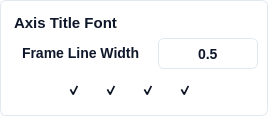
               <widget class="QFrame" name="verticalFrame_3">
                <property name="styleSheet">
                 <string notr="true">background: #FFFFFF;
border: 1px solid #E2E8F0; /* slate/200 */
border-radius: 6px;</string>
                </property>
                <layout class="QVBoxLayout" name="verticalLayout_10">
                 <property name="leftMargin">
                  <number>9</number>
                 </property>
                 <property name="topMargin">
                  <number>9</number>
                 </property>
                 <property name="rightMargin">
                  <number>9</number>
                 </property>
                 <property name="bottomMargin">
                  <number>9</number>
                 </property>
                 <item>
                  <widget class="QLabel" name="label_41">
                   <property name="styleSheet">
                    <string notr="true"> 	border: none;
	color: #0F172A;  /* Text color */
    font-family: 'Segoe UI', sans-serif;  /* Font family */
    font-style: normal;  /* Font style */
    font-weight: 500;  /* Font weight */
    font-size: 15px;  /* Font size */
    line-height: 24px;  /* Line height */
    padding-top: 4px;  /* Padding */</string>
                   </property>
                   <property name="text">
                    <string>&lt;html&gt;&lt;head/&gt;&lt;body&gt;&lt;p&gt;Axis Title Font&lt;/p&gt;&lt;/body&gt;&lt;/html&gt;</string>
                   </property>
                  </widget>
                 </item>
                 <item>
                  <layout class="QHBoxLayout" name="horizontalLayout_50" stretch="0,1">
                   <property name="leftMargin">
                    <number>0</number>
                   </property>
                   <property name="topMargin">
                    <number>0</number>
                   </property>
                   <property name="rightMargin">
                    <number>0</number>
                   </property>
                   <property name="bottomMargin">
                    <number>0</number>
                   </property>
                   <item>
                    <widget class="QLabel" name="label_67">
                     <property name="styleSheet">
                      <string notr="true"> 	border: none;
	color: #0F172A;  /* Text color */
    font-family: 'Segoe UI', sans-serif;  /* Font family */
    font-style: normal;  /* Font style */
    font-weight: 500;  /* Font weight */
    font-size: 14px;  /* Font size */
    line-height: 24px;  /* Line height */
    padding: 4px 8px;  /* Padding */</string>
                     </property>
                     <property name="text">
                      <string>&lt;html&gt;&lt;head/&gt;&lt;body&gt;&lt;p&gt;Frame Line Width&lt;/p&gt;&lt;/body&gt;&lt;/html&gt;</string>
                     </property>
                    </widget>
                   </item>
                   <item>
                    <widget class="QDoubleSpinBox" name="qt_spinbox_frame_width">
                     <property name="sizePolicy">
                      <sizepolicy hsizetype="Minimum" vsizetype="Fixed">
                       <horstretch>0</horstretch>
                       <verstretch>0</verstretch>
                      </sizepolicy>
                     </property>
                     <property name="minimumSize">
                      <size>
                       <width>100</width>
                       <height>31</height>
                      </size>
                     </property>
                     <property name="maximumSize">
                      <size>
                       <width>250</width>
                       <height>31</height>
                      </size>
                     </property>
                     <property name="toolTip">
                      <string>&lt;html&gt;&lt;head/&gt;&lt;body&gt;&lt;p&gt;Axis Label Font Size&lt;/p&gt;&lt;/body&gt;&lt;/html&gt;</string>
                     </property>
                     <property name="styleSheet">
                      <string notr="true">QDoubleSpinBox {
	background: #FFFFFF;
	border: 1px solid #E2E8F0; /* slate/200 */
	border-radius: 6px;
	color: #0F172A;  /* Text color */
    font-family: 'Segoe UI', sans-serif;  /* Font family */
    font-style: normal;  /* Font style */
    font-weight: 500;  /* Font weight */
    font-size: 14px;  /* Font size */
}

QDoubleSpinBox:focus {
}

QDoubleSpinBox:disabled {
}

QDoubleSpinBox::up-button {
	background: #FFFFFF;
	border: none; 
	subcontrol-position: center right;
	padding-right: 10px;
}

QDoubleSpinBox::down-button {
	background: #FFFFFF;
	border: none;
	subcontrol-position: center left;
	padding-left: 10px;
}

QDoubleSpinBox::up-arrow {
	image: url(:/ui/qt/resources/buttons/add_icon.png);
	width: 20px;
    height: 20px;
}

QDoubleSpinBox::down-arrow {	
	image: url(:/ui/qt/resources/buttons/substract_icon.png);
	width: 20px;
    height: 20px;
}

QDoubleSpinBox::up-arrow:disabled, QSpinBox::up-arrow:off {
}

QDoubleSpinBox::down-arrow:disabled, QSpinBox::down-arrow:off {
}</string>
                     </property>
                     <property name="alignment">
                      <set>Qt::AlignCenter</set>
                     </property>
                     <property name="decimals">
                      <number>1</number>
                     </property>
                     <property name="minimum">
                      <double>0.100000000000000</double>
                     </property>
                     <property name="maximum">
                      <double>10.000000000000000</double>
                     </property>
                     <property name="singleStep">
                      <double>0.100000000000000</double>
                     </property>
                     <property name="value">
                      <double>0.500000000000000</double>
                     </property>
                    </widget>
                   </item>
                  </layout>
                 </item>
                 <item>
                  <layout class="QHBoxLayout" name="horizontalLayout_71" stretch="0,0,0,0,0,0">
                   <property name="leftMargin">
                    <number>0</number>
                   </property>
                   <property name="topMargin">
                    <number>0</number>
                   </property>
                   <property name="rightMargin">
                    <number>0</number>
                   </property>
                   <property name="bottomMargin">
                    <number>0</number>
                   </property>
                   <item>
                    <spacer name="horizontalSpacer_7">
                     <property name="orientation">
                      <enum>Qt::Horizontal</enum>
                     </property>
                     <property name="sizeHint" stdset="0">
                      <size>
                       <width>40</width>
                       <height>20</height>
                      </size>
                     </property>
                    </spacer>
                   </item>
                   <item>
                    <widget class="QCheckBox" name="qt_checkbox_frame_top_visibility">
                     <property name="sizePolicy">
                      <sizepolicy hsizetype="Expanding" vsizetype="Expanding">
                       <horstretch>0</horstretch>
                       <verstretch>0</verstretch>
                      </sizepolicy>
                     </property>
                     <property name="minimumSize">
                      <size>
                       <width>31</width>
                       <height>31</height>
                      </size>
                     </property>
                     <property name="maximumSize">
                      <size>
                       <width>31</width>
                       <height>31</height>
                      </size>
                     </property>
                     <property name="styleSheet">
                      <string notr="true">/* Default State */
QCheckBox {
    border: none;    
	background: transparent;  /* Ghost button with no background */
    color: #0F172A;  /* Text color */
    border-radius: 6px;  /* Rounded corners */
    font-family: 'Segoe UI', sans-serif;  /* Font family */
    font-style: normal;  /* Font style */
    font-weight: 500;  /* Font weight */
    font-size: 14px;  /* Font size */
    line-height: 24px;  /* Line height */
	padding: 4px;	
}

QCheckBox:hover {
    /* Your styles for hover state */
	 background: #F1F5F9;  /* slate/100 */

}

QCheckBox:pressed {
    /* Your styles for pressed state */
	background: #DEE8F2;  /* Pressed background color */

}

QCheckBox::indicator:checked {
	image: url(:/ui/qt/resources/checkbox/top_frame_checked_icon.png);  /* Your styles for checked state */
}

QCheckBox::indicator:unchecked {
    image: url(:/ui/qt/resources/checkbox/top_frame_unchecked_icon.png);  /* Your styles for checked state */
}

QCheckBox:focused {
    border: none;
}

</string>
                     </property>
                     <property name="text">
                      <string/>
                     </property>
                     <property name="checked">
                      <bool>true</bool>
                     </property>
                    </widget>
                   </item>
                   <item>
                    <widget class="QCheckBox" name="qt_checkbox_frame_bottom_visibility">
                     <property name="sizePolicy">
                      <sizepolicy hsizetype="Expanding" vsizetype="Expanding">
                       <horstretch>0</horstretch>
                       <verstretch>0</verstretch>
                      </sizepolicy>
                     </property>
                     <property name="minimumSize">
                      <size>
                       <width>31</width>
                       <height>31</height>
                      </size>
                     </property>
                     <property name="maximumSize">
                      <size>
                       <width>31</width>
                       <height>31</height>
                      </size>
                     </property>
                     <property name="styleSheet">
                      <string notr="true">/* Default State */
QCheckBox {
    border: none;    
	background: transparent;  /* Ghost button with no background */
    color: #0F172A;  /* Text color */
    border-radius: 6px;  /* Rounded corners */
    font-family: 'Segoe UI', sans-serif;  /* Font family */
    font-style: normal;  /* Font style */
    font-weight: 500;  /* Font weight */
    font-size: 14px;  /* Font size */
    line-height: 24px;  /* Line height */
	padding: 4px;	
}

QCheckBox:hover {
    /* Your styles for hover state */
	 background: #F1F5F9;  /* slate/100 */

}

QCheckBox:pressed {
    /* Your styles for pressed state */
	background: #DEE8F2;  /* Pressed background color */

}

QCheckBox::indicator:checked {
	image: url(:/ui/qt/resources/checkbox/bottom_frame_checked_icon.png);  /* Your styles for checked state */
}

QCheckBox::indicator:unchecked {
    image: url(:/ui/qt/resources/checkbox/bottom_frame_unchecked_icon.png);  /* Your styles for checked state */
}

QCheckBox:focused {
    border: none;
}

</string>
                     </property>
                     <property name="text">
                      <string/>
                     </property>
                     <property name="checked">
                      <bool>true</bool>
                     </property>
                    </widget>
                   </item>
                   <item>
                    <widget class="QCheckBox" name="qt_checkbox_frame_left_visibility">
                     <property name="sizePolicy">
                      <sizepolicy hsizetype="Expanding" vsizetype="Expanding">
                       <horstretch>0</horstretch>
                       <verstretch>0</verstretch>
                      </sizepolicy>
                     </property>
                     <property name="minimumSize">
                      <size>
                       <width>31</width>
                       <height>31</height>
                      </size>
                     </property>
                     <property name="maximumSize">
                      <size>
                       <width>31</width>
                       <height>31</height>
                      </size>
                     </property>
                     <property name="styleSheet">
                      <string notr="true">/* Default State */
QCheckBox {
    border: none;    
	background: transparent;  /* Ghost button with no background */
    color: #0F172A;  /* Text color */
    border-radius: 6px;  /* Rounded corners */
    font-family: 'Segoe UI', sans-serif;  /* Font family */
    font-style: normal;  /* Font style */
    font-weight: 500;  /* Font weight */
    font-size: 14px;  /* Font size */
    line-height: 24px;  /* Line height */
	padding: 4px;	
}

QCheckBox:hover {
    /* Your styles for hover state */
	 background: #F1F5F9;  /* slate/100 */

}

QCheckBox:pressed {
    /* Your styles for pressed state */
	background: #DEE8F2;  /* Pressed background color */

}

QCheckBox::indicator:checked {
	image: url(:/ui/qt/resources/checkbox/left_frame_checked_icon.png);  /* Your styles for checked state */
}

QCheckBox::indicator:unchecked {
    image: url(:/ui/qt/resources/checkbox/left_frame_unchecked_icon.png);  /* Your styles for checked state */
}

QCheckBox:focused {
    border: none;
}

</string>
                     </property>
                     <property name="text">
                      <string/>
                     </property>
                     <property name="checked">
                      <bool>true</bool>
                     </property>
                    </widget>
                   </item>
                   <item>
                    <widget class="QCheckBox" name="qt_checkbox_frame_right_visibility">
                     <property name="sizePolicy">
                      <sizepolicy hsizetype="Expanding" vsizetype="Expanding">
                       <horstretch>0</horstretch>
                       <verstretch>0</verstretch>
                      </sizepolicy>
                     </property>
                     <property name="minimumSize">
                      <size>
                       <width>31</width>
                       <height>31</height>
                      </size>
                     </property>
                     <property name="maximumSize">
                      <size>
                       <width>31</width>
                       <height>31</height>
                      </size>
                     </property>
                     <property name="styleSheet">
                      <string notr="true">/* Default State */
QCheckBox {
    border: none;    
	background: transparent;  /* Ghost button with no background */
    color: #0F172A;  /* Text color */
    border-radius: 6px;  /* Rounded corners */
    font-family: 'Segoe UI', sans-serif;  /* Font family */
    font-style: normal;  /* Font style */
    font-weight: 500;  /* Font weight */
    font-size: 14px;  /* Font size */
    line-height: 24px;  /* Line height */
	padding: 4px;	
}

QCheckBox:hover {
    /* Your styles for hover state */
	 background: #F1F5F9;  /* slate/100 */

}

QCheckBox:pressed {
    /* Your styles for pressed state */
	background: #DEE8F2;  /* Pressed background color */

}

QCheckBox::indicator:checked {
	image: url(:/ui/qt/resources/checkbox/right_frame_checked_icon.png);  /* Your styles for checked state */
}

QCheckBox::indicator:unchecked {
    image: url(:/ui/qt/resources/checkbox/right_frame_unchecked_icon.png);  /* Your styles for checked state */
}

QCheckBox:focused {
    border: none;
}

</string>
                     </property>
                     <property name="text">
                      <string/>
                     </property>
                     <property name="checked">
                      <bool>true</bool>
                     </property>
                    </widget>
                   </item>
                   <item>
                    <spacer name="horizontalSpacer_6">
                     <property name="orientation">
                      <enum>Qt::Horizontal</enum>
                     </property>
                     <property name="sizeHint" stdset="0">
                      <size>
                       <width>40</width>
                       <height>20</height>
                      </size>
                     </property>
                    </spacer>
                   </item>
                  </layout>
                 </item>
                </layout>
               </widget>
